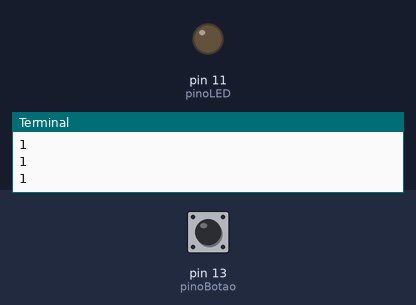
Simulated run of this program. Board: Raspberry Pi (header pin numbers). Shown: output pins drawn as LEDs (lit = HIGH), the last lines printed to the terminal. Inputs (shaded band) come from the test bench; at power-on: pin 13 (pinoBotao) HIGH.

Above: at 1.2 s.
1.3 s: pin 13 (pinoBotao) pulled LOW for 0.6 s
At 1.9 s:
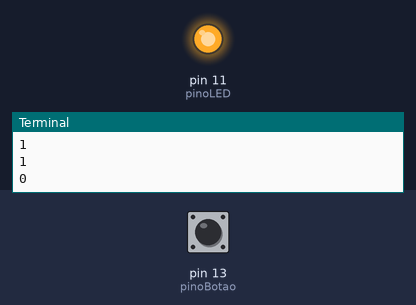
3.5 s: pin 13 (pinoBotao) pulled LOW for 3.2 s
At 7.5 s:
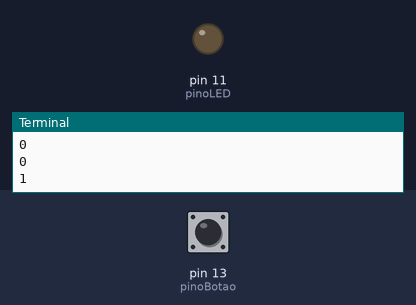
Timing chart, 0 to 9.0 s (numbered marks = the images above; inputs shaded):
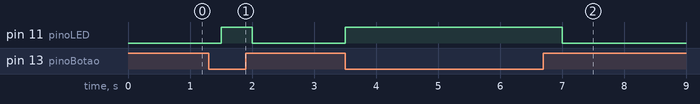

Measured:
- after the input at 1.3 s, pin 11 (pinoLED): LOW → HIGH after 0.20 s, → LOW 0.50 s later
- after the input at 3.5 s, pin 11 (pinoLED): LOW → HIGH at once, → LOW 3.5 s later

The program:

push1.py
```python
import time
import RPi.GPIO as GPIO
GPIO.setmode(GPIO.BOARD)
pinoBotao=13
pinoLED=11
GPIO.setup(pinoBotao,GPIO.IN,pull_up_down=GPIO.PUD_UP)
GPIO.setup(pinoLED,GPIO.OUT)
circuitoAberto=1
try:
	while True:
        	circuitoAberto = GPIO.input(pinoBotao)  # Verifica se circuito aberto ou nao
         	print(circuitoAberto)
		if circuitoAberto==1:
              		GPIO.output(pinoLED,0)
                if circuitoAberto==0:        # Botao apertado!
              		GPIO.output(pinoLED,1)
           	time.sleep(.5)

except KeyboardInterrupt:    # Ctrl c para interromper
	GPIO.cleanup()
        print('Tudo limpo')
```
